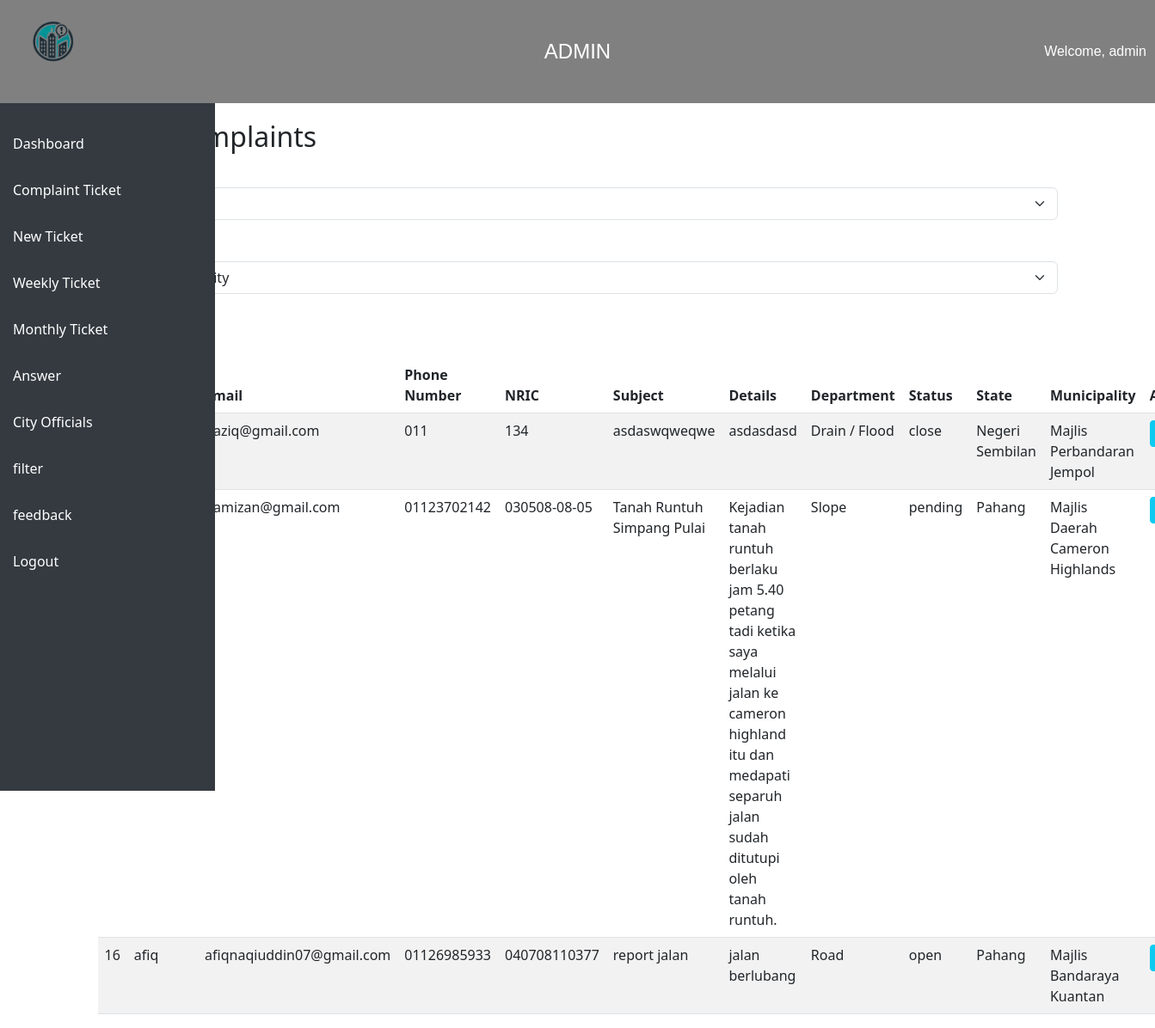
/admin/filter.php (signed in), run on the app's committed database.
### tables this page shows
CREATE TABLE `complaints` (
  `id` int(11) NOT NULL,
  `name` varchar(100) NOT NULL,
  `email` varchar(100) NOT NULL,
  `phone_number` varchar(15) NOT NULL,
  `nric` varchar(12) NOT NULL,
  `subject` varchar(255) NOT NULL,
  `details` text NOT NULL,
  `figure1` longblob DEFAULT NULL,
  `figure2` longblob DEFAULT NULL,
  `time_created` timestamp NOT NULL DEFAULT current_timestamp(),
  `department` varchar(100) DEFAULT NULL,
  `time_process` timestamp NULL DEFAULT NULL,
  `answer` text DEFAULT NULL,
  `time_resolve` timestamp NULL DEFAULT NULL,
  `status` enum('open','close','pending') DEFAULT 'open',
  `feedback` text DEFAULT NULL,
  `figure3` longblob DEFAULT NULL,
  `figure4` longblob DEFAULT NULL,
  `location` varchar(255) DEFAULT NULL,
  `state` varchar(255) DEFAULT NULL,
  `municipality` varchar(255) DEFAULT NULL
);

### admin/filter.php (the view, shortened to what this page needs)
<?php
require_once '../support/db.php';
$sql = "SELECT * FROM complaints WHERE 1";
$stmt = $conn->prepare($sql);
$stmt->execute();
$result = $stmt->get_result();
?>
<!DOCTYPE html>
<html lang="en">
<head>
    <link href="https://cdn.jsdelivr.net/npm/simple-datatables@7.1.2/dist/style.min.css" rel="stylesheet" />
    <link href="https://cdn.jsdelivr.net/npm/bootstrap@5.3.0/dist/css/bootstrap.min.css" rel="stylesheet" />
</head>
<body>
    <?php include 'head.php'; ?>
    <?php include 'sidebar.php'; ?>
    <div class="main-content">
        <div class="container">
            <h2>Filter Complaints</h2>
            <form method="get" action="filter.php">
                <div class="mb-3">
                    <label for="state" class="form-label">State:</label>
                    <select id="state" name="state" class="form-select" onchange="fetchMunicipalities(this.value)" required>
                        <option value="">Select State</option>
                    </select>
                </div>
                <div class="mb-3">
                    <label for="municipality" class="form-label">Municipality:</label>
                    <select id="municipality" name="municipality" class="form-select" required>
                        <option value="">Select Municipality</option>
                    </select>
                </div>
                <button type="submit" class="btn btn-primary">Filter</button>
            </form>
            <div class="table-container">
                <table class="table table-striped" id="complaintsTable">
                    <thead>
                        <tr>
                            <th>ID</th>
                            <th>Name</th>
                            <th>Email</th>
                            <th>Phone Number</th>
                            <th>NRIC</th>
                            <th>Subject</th>
                            <th>Details</th>
                            <th>Department</th>
                            <th>Status</th>
                            <th>State</th>
                            <th>Municipality</th>
                            <th>Actions</th>
                        </tr>
                    </thead>
                    <tbody>
                        <?php while ($row = $result->fetch_assoc()): ?>
                            <tr>
                                <td><?php echo htmlspecialchars($row['id']); ?></td>
                                <td><?php echo htmlspecialchars($row['name']); ?></td>
                                <td><?php echo htmlspecialchars($row['email']); ?></td>
                                <td><?php echo htmlspecialchars($row['phone_number']); ?></td>
                                <td><?php echo htmlspecialchars($row['nric']); ?></td>
                                <td><?php echo htmlspecialchars($row['subject']); ?></td>
                                <td><?php echo htmlspecialchars($row['details']); ?></td>
                                <td><?php echo htmlspecialchars($row['department']); ?></td>
                                <td><?php echo htmlspecialchars($row['status']); ?></td>
                                <td><?php echo htmlspecialchars($row['state']); ?></td>
                                <td><?php echo htmlspecialchars($row['municipality']); ?></td>
                                <td>
                                    <a href="edit_ticket.php?id=<?php echo $row['id']; ?>" class="btn btn-sm btn-info">View</a>
                                </td>
                            </tr>
                        <?php endwhile; ?>
                    </tbody>
                </table>
            </div>
        </div>
    </div>
</body>
</html>

### admin/filter.php (style rules this page uses)
.container { margin-top: 20px; }
.table-container { margin-top: 20px; }

### admin/head.php (style rules this page uses)
body { padding-top: 120px; }

### data on the page
complaints: email "haziq@gmail.com", phone_number "011", nric "134", subject "asdaswqweqwe", details "asdasdasd", department "Drain / Flood", status "close", state "Negeri Sembilan", municipality "Majlis Perbandaran Jempol"
complaints: email "hamizan@gmail.com", phone_number "01123702142", nric "030508-08-05", subject "Tanah Runtuh Simpang Pulai", details "Kejadian tanah runtuh berlaku jam 5.40 petang tadi ketika saya melalui jalan ke cameron highland itu dan medapati separuh jalan sudah ditutupi oleh tanah runtuh.", department "Slope", status "pending", state "Pahang", municipality "Majlis Daerah Cameron Highlands"
complaints: id "16", name "afiq", email "afiqnaqiuddin07@gmail.com", phone_number "01126985933", nric "040708110377", subject "report jalan", details "jalan berlubang", department "Road", status "open", state "Pahang", municipality "Majlis Bandaraya Kuantan"

### other printed values
$_SESSION['username'] "admin"
